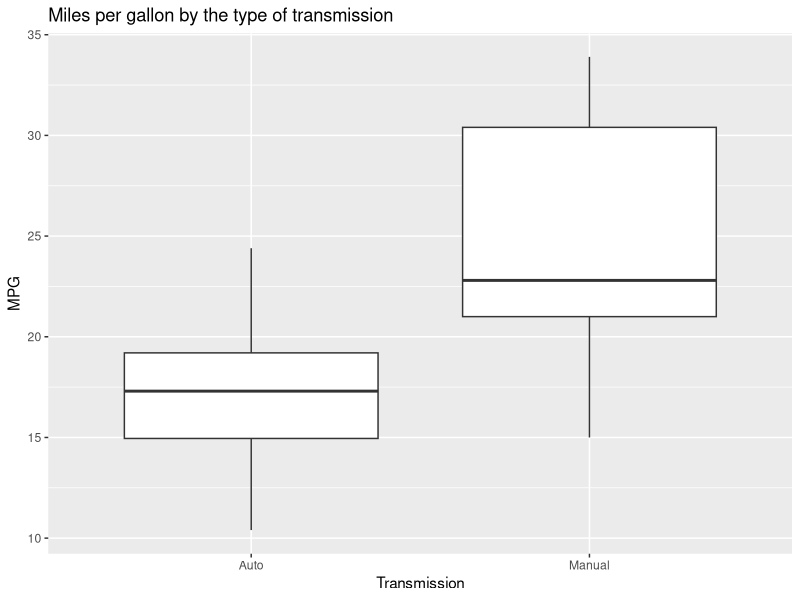
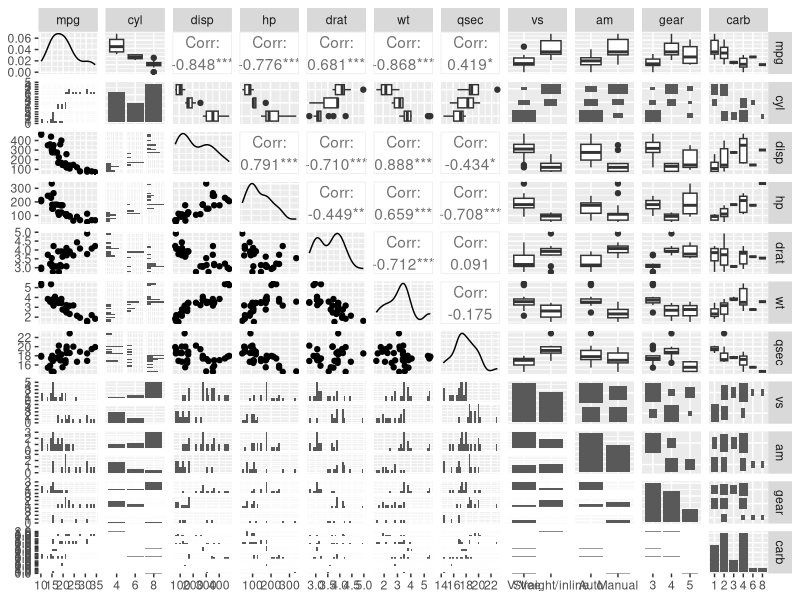
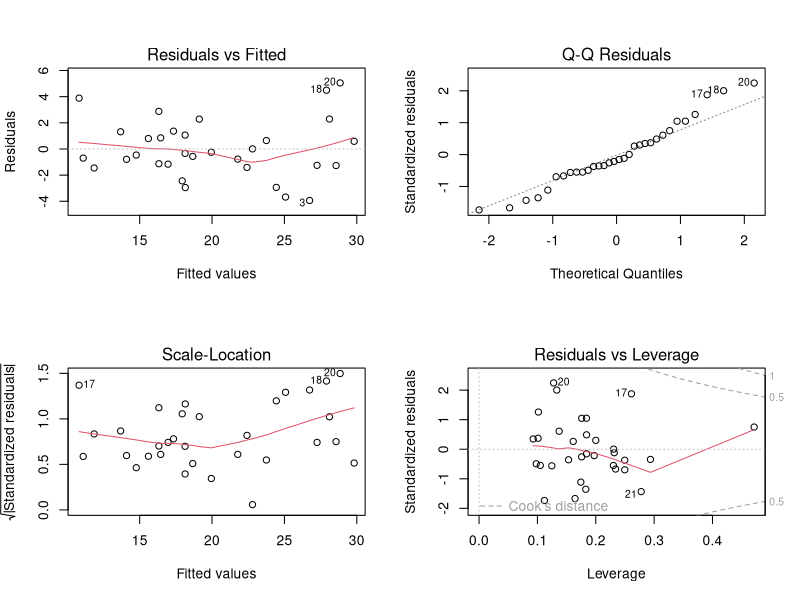

These figures' R source, in order:
## ---- chunk 1
knitr::opts_chunk$set(echo = TRUE)
## ---- chunk 2
library(dplyr)
library(ggplot2)
library(GGally)

## load the data into R
data("mtcars")

## create a data frame tbl
dataset <- tbl_df(mtcars)

## transform to factors
dataset <- mutate(dataset, am = as.factor(am))
dataset <- mutate(dataset, vs = as.factor(vs))
dataset <- mutate(dataset, cyl = as.factor(cyl))
dataset <- mutate(dataset, gear = as.factor(gear))
dataset <- mutate(dataset, carb = as.factor(carb))

## give meaningful labels
levels(dataset$am) <- c("Auto", "Manual")

## https://stackoverflow.com/questions/18617174/r-mtcars-dataset-meaning-of-vs-variable
levels(dataset$vs) <- c("V/Vee", "Straight/inline")

## overview of the data
head(dataset)
## let's take a look at the pairs plot
## ---- chunk 3

## boxplot
g <- ggplot(dataset, aes(x = am, y = mpg))
g <- g + geom_boxplot()
g + labs(title = "Miles per gallon by the type of transmission", x = "Transmission", y = "MPG")
## ---- chunk 4
t.test(mpg ~ am, data = dataset)

## ---- chunk 5
fit_1 <- lm(mpg ~ am, data = dataset) 
summary(fit_1)$coef
summary(fit_1)$r.squared
## ---- chunk 6
stepvise_model <- step(lm(mpg ~ . , data = dataset ), trace = 0)

summary(stepvise_model)$coef
summary(stepvise_model)$r.squared

## ---- chunk 7
anova(fit_1, stepvise_model)
## ---- chunk 8
head(sort(dfbetas(stepvise_model)[,'amManual'], decreasing = TRUE), n = 2)
head(sort(hatvalues(stepvise_model), decreasing = TRUE), n = 2)
## ---- chunk 9
library(dplyr)
library(ggplot2)
library(GGally)

## load the data into R
data("mtcars")

## create a data frame tbl
dataset <- tbl_df(mtcars)

## transform to factors
dataset <- mutate(dataset, am = as.factor(am))
dataset <- mutate(dataset, vs = as.factor(vs))
dataset <- mutate(dataset, cyl = as.factor(cyl))
dataset <- mutate(dataset, gear = as.factor(gear))
dataset <- mutate(dataset, carb = as.factor(carb))

## give meaningful labels
levels(dataset$am) <- c("Auto", "Manual")

## https://stackoverflow.com/questions/18617174/r-mtcars-dataset-meaning-of-vs-variable
levels(dataset$vs) <- c("V/Vee", "Straight/inline")

## take a look at the data
head(dataset)

## let's take a look at the pairs plot
## ggpairs(dataset)
## ---- chunk 10
ggpairs(dataset)
## ---- chunk 11

par(mfrow=c(2, 2))
plot(stepvise_model)
